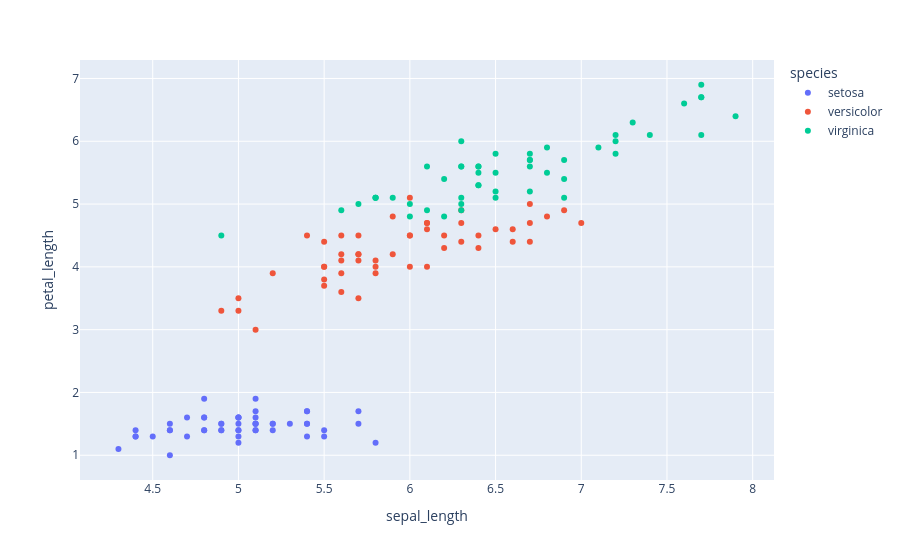

The notebook cell this image was saved under:
### Code cell
# scatter plot for sepal_length and sepal_width

px.scatter(df2, "sepal_length", "petal_length", color="species").show()

### Figure 1 — Plotly figure (JSON) as saved in the notebook; plotly's stock layout.template omitted (floating-point values rounded to 4 significant figures)
{"data": [{"hovertemplate": "species=setosa<br>sepal_length=%{x}<br>petal_length=%{y}<extra></extra>", "legendgroup": "setosa", "marker": {"color": "#636efa", "symbol": "circle"}, "mode": "markers", "name": "setosa", "orientation": "v", "showlegend": true, "type": "scatter", "x": [5.1, 4.9, 4.7, 4.6, 5.0, 5.4, 4.6, 5.0, 4.4, 4.9, 5.4, 4.8, 4.8, 4.3, 5.8, 5.7, 5.4, 5.1, 5.7, 5.1, 5.4, 5.1, 4.6, 5.1, 4.8, 5.0, 5.0, 5.2, 5.2, 4.7, 4.8, 5.4, 5.2, 5.5, 4.9, 5.0, 5.5, 4.9, 4.4, 5.1, 5.0, 4.5, 4.4, 5.0, 5.1, 4.8, 5.1, 4.6, 5.3, 5.0], "xaxis": "x", "y": [1.4, 1.4, 1.3, 1.5, 1.4, 1.7, 1.4, 1.5, 1.4, 1.5, 1.5, 1.6, 1.4, 1.1, 1.2, 1.5, 1.3, 1.4, 1.7, 1.5, 1.7, 1.5, 1.0, 1.7, 1.9, 1.6, 1.6, 1.5, 1.4, 1.6, 1.6, 1.5, 1.5, 1.4, 1.5, 1.2, 1.3, 1.4, 1.3, 1.5, 1.3, 1.3, 1.3, 1.6, 1.9, 1.4, 1.6, 1.4, 1.5, 1.4], "yaxis": "y"}, {"hovertemplate": "species=versicolor<br>sepal_length=%{x}<br>petal_length=%{y}<extra></extra>", "legendgroup": "versicolor", "marker": {"color": "#EF553B", "symbol": "circle"}, "mode": "markers", "name": "versicolor", "orientation": "v", "showlegend": true, "type": "scatter", "x": [7.0, 6.4, 6.9, 5.5, 6.5, 5.7, 6.3, 4.9, 6.6, 5.2, 5.0, 5.9, 6.0, 6.1, 5.6, 6.7, 5.6, 5.8, 6.2, 5.6, 5.9, 6.1, 6.3, 6.1, 6.4, 6.6, 6.8, 6.7, 6.0, 5.7, 5.5, 5.5, 5.8, 6.0, 5.4, 6.0, 6.7, 6.3, 5.6, 5.5, 5.5, 6.1, 5.8, 5.0, 5.6, 5.7, 5.7, 6.2, 5.1, 5.7], "xaxis": "x", "y": [4.7, 4.5, 4.9, 4.0, 4.6, 4.5, 4.7, 3.3, 4.6, 3.9, 3.5, 4.2, 4.0, 4.7, 3.6, 4.4, 4.5, 4.1, 4.5, 3.9, 4.8, 4.0, 4.9, 4.7, 4.3, 4.4, 4.8, 5.0, 4.5, 3.5, 3.8, 3.7, 3.9, 5.1, 4.5, 4.5, 4.7, 4.4, 4.1, 4.0, 4.4, 4.6, 4.0, 3.3, 4.2, 4.2, 4.2, 4.3, 3.0, 4.1], "yaxis": "y"}, {"hovertemplate": "species=virginica<br>sepal_length=%{x}<br>petal_length=%{y}<extra></extra>", "legendgroup": "virginica", "marker": {"color": "#00cc96", "symbol": "circle"}, "mode": "markers", "name": "virginica", "orientation": "v", "showlegend": true, "type": "scatter", "x": [6.3, 5.8, 7.1, 6.3, 6.5, 7.6, 4.9, 7.3, 6.7, 7.2, 6.5, 6.4, 6.8, 5.7, 5.8, 6.4, 6.5, 7.7, 7.7, 6.0, 6.9, 5.6, 7.7, 6.3, 6.7, 7.2, 6.2, 6.1, 6.4, 7.2, 7.4, 7.9, 6.4, 6.3, 6.1, 7.7, 6.3, 6.4, 6.0, 6.9, 6.7, 6.9, 5.8, 6.8, 6.7, 6.7, 6.3, 6.5, 6.2, 5.9], "xaxis": "x", "y": [6.0, 5.1, 5.9, 5.6, 5.8, 6.6, 4.5, 6.3, 5.8, 6.1, 5.1, 5.3, 5.5, 5.0, 5.1, 5.3, 5.5, 6.7, 6.9, 5.0, 5.7, 4.9, 6.7, 4.9, 5.7, 6.0, 4.8, 4.9, 5.6, 5.8, 6.1, 6.4, 5.6, 5.1, 5.6, 6.1, 5.6, 5.5, 4.8, 5.4, 5.6, 5.1, 5.1, 5.9, 5.7, 5.2, 5.0, 5.2, 5.4, 5.1], "yaxis": "y"}], "layout": {"legend": {"title": {"text": "species"}, "tracegroupgap": 0}, "margin": {"t": 60}, "xaxis": {"anchor": "y", "domain": [0, 1], "title": {"text": "sepal_length"}}, "yaxis": {"anchor": "x", "domain": [0, 1], "title": {"text": "petal_length"}}}}
